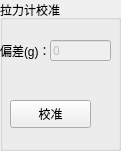
     <widget class="QGroupBox" name="groupBox_33">
      <property name="geometry">
       <rect>
        <x>370</x>
        <y>500</y>
        <width>121</width>
        <height>151</height>
       </rect>
      </property>
      <property name="title">
       <string>拉力计校准</string>
      </property>
      <widget class="QRadioButton" name="radioButton_4">
       <property name="geometry">
        <rect>
         <x>-490</x>
         <y>180</y>
         <width>115</width>
         <height>19</height>
        </rect>
       </property>
       <property name="text">
        <string>RadioButton</string>
       </property>
      </widget>
      <widget class="QLabel" name="label_98">
       <property name="geometry">
        <rect>
         <x>0</x>
         <y>40</y>
         <width>61</width>
         <height>21</height>
        </rect>
       </property>
       <property name="text">
        <string>偏差(g)：</string>
       </property>
      </widget>
      <widget class="QLineEdit" name="Line_calibrat_tension">
       <property name="enabled">
        <bool>false</bool>
       </property>
       <property name="geometry">
        <rect>
         <x>50</x>
         <y>40</y>
         <width>61</width>
         <height>21</height>
        </rect>
       </property>
       <property name="text">
        <string>0</string>
       </property>
      </widget>
      <widget class="QPushButton" name="pb_calibrate_tension">
       <property name="enabled">
        <bool>true</bool>
       </property>
       <property name="geometry">
        <rect>
         <x>10</x>
         <y>100</y>
         <width>81</width>
         <height>28</height>
        </rect>
       </property>
       <property name="text">
        <string>校准</string>
       </property>
      </widget>
     </widget>
